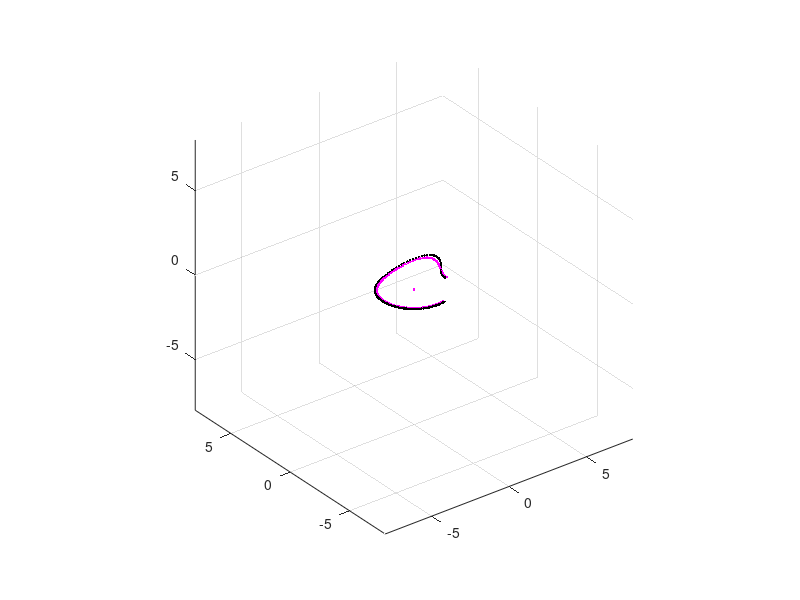

MATLAB code to generate this figure: (Note: this script raises an error after producing the figure.)
%% QUADROTOR BALANCING PENDULUM LQR SIMULATION - ROTATIONAL EQUILIBRIUM
%
% MATLAB simulation of the paper A Flying Inverted Pendulum by Markus Hehn 
% and Raffaello D'Andrea 
%
% Equilibrium point rotating around a constant radius at constant rot. vel

%% INIT
clc
clear
addpath('functions/');

%% DEFINE CONSTANTS
g = 9.81;       % m/s^2
m = 0.5;        % kg
L = 0.565;      % meters (Length of pendulum to center of mass)
l = 0.17;       % meters (Quadrotor center to rotor center)
I_yy = 3.2e-3;  % kg m^2 (Quadrotor inertia around y-axis)
I_xx = I_yy;    
I_zz = 5.5e-3;  % kg m^2 (Quadrotor inertia around z-axis)

R_radius = 2;          % meters (radius of turn)
Omega = 1;      % rad/s (rotational velocity)

% equilibrium constants
zeta_0 = 0.5;   % TODO - CANNOT FIND IN PAPER 
q_0 = 0;
p_0 = -(Omega^2*R_radius)/(Omega^2+g/zeta_0);

z_0 = Inf; % NOT USED - constant reference altitude


u_0 = R_radius;
v_0 = 0;
w_0 = 0;

mu_0 = atan(-Omega^2*R_radius/g);        % nominal euler angle
nu_0 = 0;                           % nominal euler angle
a_0 = sqrt(g^2 + (R_radius*Omega^2)^2);    % nominal thrust

%% DEFINE STATE SPACE SYSTEM

% inputs 
% - mu_dot
% - nu_dot

C1 = zeta_0^2/L^2;
C2 = Omega^2 + g*L^2/(zeta_0^3);
C3 = Omega;
C4 = -(p_0/zeta_0)*a_0*sin(mu_0) - a_0*cos(mu_0);
C5 = (p_0/zeta_0)*cos(mu_0) - sin(mu_0);

C6 = Omega^2 + g/zeta_0;
    
%      p1  p2  q1  q2    u1  u2  v1   v2  w1  w2  mu            nu  
Ac =[  0   1   0   0     0   0   0    0   0   0   0             0   ;  % p1
     C1*C2 0   0 2*C1*C3 0   0   0    0   0   0 C1*C4           0   ;  % p2
       0   0   0   1     0   0   0    0   0   0   0             0   ;  % q1
       0 -2*C3 C6  0     0   0   0    0   0   0   0            a_0  ;  % q2
       0   0   0   0     0   1   0    0   0   0   0             0   ;  % u1  
       0   0   0   0   C3^2  0   0   2*C3 0   0 a_0*cos(mu_0)   0   ;  % u2
       0   0   0   0     0   0   0    1   0   0   0             0   ;  % v1
       0   0   0   0     0 -2*C3 C3^2 0   0   0   0           -a_0  ;  % v2
       0   0   0   0     0   0   0    0   0   1   0             0   ;  % w1
       0   0   0   0     0   0   0    0   0   0 -a_0*sin(mu_0)  0   ;  % w2
       0   0   0   0     0   0   0    0   0   0   0             0   ;  % mu
       0   0   0   0     0   0   0    0   0   0   0             0   ]; % nu     
     
%      mu_dot nu_dot a
Bc =[  0      0      0;     % p1
       0      0    C1*C5;   % p2
       0      0      0;     % q1
       0      0      0;     % q2
       0      0      0;     % u1
       0      0  sin(mu_0); % u2
       0      0      0;     % v1
       0      0      0;     % v2
       0      0      0;     % w1
       0      0  cos(mu_0); % w2
       1      0      0;     % mu
       0      1      0 ];   % nu     

Cc = eye(12);

     
rank(ctrb(Ac,Bc))

sysc = ss(Ac,Bc,Cc,[]);

%% DISCRETIZE SYSTEM
h = 0.05;
sysd = c2d(sysc,h);

Ad = sysd.A;
Bd = sysd.B;
Cd = sysd.C;
   
% Choose Q and R
% only penalize position errors and control effort 

R = 0.1*eye(3);

Q = zeros(12,12);
Q(5,5) = 1;
Q(7,7) = 1;
Q(9,9) = 1;

[~,eigvals,K] = dare(Ad,Bd,Q,R);
     
% NB - check zeta_0 parameter -> has large effect on output size
     
A_cl_lqr = Ad+Bd*K;

sysd_cl = ss(A_cl_lqr,Bd,Cd,[],h);

N = 5/h; % 5 second simulation

x = zeros(12,N+1); 
u = zeros(3, N+1);
y = zeros(12, N);
t = zeros(1,N+1);

x(:,1) = [0.2 0  0 0  0 0  0 0  0 0  0 0]';

for k = 1:N
    t(:,k+1) = k*h;
    u(:,k) = K*x(:,k);
    x(:,k+1) = Ad*x(:,k) - Bd*u(:,k);
    y(:,k) = Cd*x(:,k);
end

u_tilde = x(5,:);
v_tilde = x(7,:);
w_tilde = x(9,:);

u_actual = u_tilde + u_0;

p_tilde = x(1,:);
q_tilde = x(3,:);

p_actual = p_tilde + p_0;
q_actual = q_tilde + q_0;

mu_tilde = x(11,:);
nu_tilde = x(12,:);

mu_actual = mu_tilde + mu_0;
nu_actual = nu_tilde + nu_0;

%% CONVERT TO CARTESIAN COORDINATES

states_cart = zeros(3,N+1);
states_pendulum = zeros(2,N+1);
states_pendulum_actual = zeros(2,N+1);
euler_angles = zeros(2,N+1);
yaw_angle = zeros(1,N+1);

for k = 1:N
    OmegaT = Omega*t(k);
    R_uvw_to_xyz = [cos(OmegaT) -sin(OmegaT) 0;
                    sin(OmegaT)  cos(OmegaT) 0;
                     0             0         1];  
    states_cart(:,k) = R_uvw_to_xyz*[u_actual(k); v_tilde(k); w_tilde(k)];
    
    R_pq_to_rs = [cos(OmegaT)  -sin(OmegaT);
                  sin(OmegaT)  cos(OmegaT)];
              
    R_euler = [cos(OmegaT)  -sin(OmegaT);
               sin(OmegaT)  cos(OmegaT)];          
              
    euler_angles(:,k) = R_euler*[nu_actual(k); mu_actual(k)];
    
    yaw_angle(k) = 0;
              
    states_pendulum(:,k) = R_pq_to_rs*[p_actual(k); q_actual(k)]; 
    
    states_pendulum_actual(:,k) = states_pendulum(:,k) + states_cart(1:2,k);
end

figure(5);
clf;
plot3(states_cart(1,:),states_cart(2,:),states_cart(3,:),'.k');
hold on
plot3(states_pendulum_actual(1,:),states_pendulum_actual(2,:),states_cart(3,:),'.m');
con = 4;
xlim([-con*R_radius con*R_radius]);
ylim([-con*R_radius con*R_radius]);
zlim([-con*R_radius con*R_radius]);
pbaspect([1 1 1])
grid();

states_trajectory = [states_cart(1:3,:);
                     euler_angles(1,:);
                     euler_angles(2,:);   
                     yaw_angle;
                     states_pendulum(1:2,:)]';

visualize_quadrotor_trajectory_rotating(states_trajectory);
     
%% PLOT RESULTS

shouldplot = true;
if shouldplot
    % STATES 1-5
    figure(1);
    clf;
    sgtitle('Pendulum States');
    subplot 411;
    stairs(t, x(1,:), 'm-');  grid();
    ylabel('$p$ [m]','interpreter','latex');

    subplot 412;
    stairs(t, x(2,:), 'm-');  grid();
    ylabel('$\dot{p}$ [m/s]','interpreter','latex');

    subplot 413;
    stairs(t, x(3,:), 'b-');  grid();
    ylabel('$q$ [m]','interpreter','latex');

    subplot 414;
    stairs(t, x(4,:), 'b-');  grid();
    ylabel('$\dot{q}$ [m/s]','interpreter','latex');
    xlabel('Time [s]');

    % STATES 6-10
    figure(2);
    clf;
    sgtitle('Quadrotor States');
    subplot 611;
    stairs(t, x(5,:), 'm-');  grid();
    ylabel('$u$ [m]','interpreter','latex');

    subplot 612;
    stairs(t, x(6,:), 'm-');  grid();
    ylabel('$\dot{u}$ [m/s]','interpreter','latex');

    subplot 613;
    stairs(t, x(7,:), 'b-');  grid();
    ylabel('$v$ [m]','interpreter','latex');

    subplot 614;
    stairs(t, x(8,:), 'b-');  grid();
    ylabel('$\dot{v}$ [m/s]','interpreter','latex');

    subplot 615;
    stairs(t, x(9,:), 'k-');  grid();
    ylabel('$w$ [m]','interpreter','latex');

    subplot 616;
    stairs(t, x(10,:), 'k-');  grid();
    ylabel('$\dot{w}$ [m/s]','interpreter','latex');
    xlabel('Time [s]');
    
    % EULER ANGLES    
    figure(3);
    clf;
    sgtitle('Euler Angles');
    subplot 211;
    stairs(t, mu_actual, 'm-');  grid();
    ylabel('$\mu$','interpreter','latex');

    subplot 212;
    stairs(t, x(12,:), 'm-');  grid();
    ylabel('$\nu$','interpreter','latex');
    xlabel('Time [s]');

    % INPUTS
    figure(4);
    clf;
    sgtitle('Inputs');
    subplot 311;
    stairs(t, u(1,:), 'm-');  grid();
    ylabel('$\dot{\mu}$','interpreter','latex');

    subplot 312;
    stairs(t, u(2,:), 'm-');  grid();
    ylabel('$\dot{\nu}$','interpreter','latex');

    subplot 313;
    stairs(t, u(3,:), 'm-');  grid();
    ylabel('$a$','interpreter','latex');
    xlabel('Time [s]');
end
     
     
     
     
     
     
     
     
     
     
     
     
%.